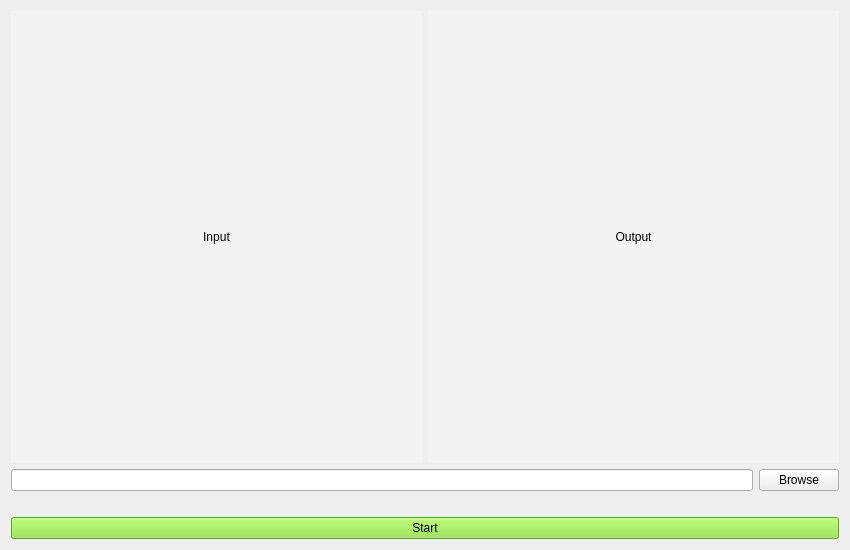
<?xml version="1.0" encoding="UTF-8"?>
<ui version="4.0">
 <class>FruitsDetection</class>
 <widget class="QWidget" name="FruitsDetection">
  <property name="geometry">
   <rect>
    <x>0</x>
    <y>0</y>
    <width>850</width>
    <height>550</height>
   </rect>
  </property>
  <property name="sizePolicy">
   <sizepolicy hsizetype="Fixed" vsizetype="Fixed">
    <horstretch>0</horstretch>
    <verstretch>0</verstretch>
   </sizepolicy>
  </property>
  <property name="minimumSize">
   <size>
    <width>850</width>
    <height>550</height>
   </size>
  </property>
  <property name="maximumSize">
   <size>
    <width>850</width>
    <height>550</height>
   </size>
  </property>
  <property name="windowTitle">
   <string>FruitsDetection</string>
  </property>
  <layout class="QGridLayout" name="gridLayout_4">
   <item row="6" column="0">
    <widget class="QPushButton" name="btn_start">
     <property name="styleSheet">
      <string notr="true">background-color: rgb(138, 226, 52);</string>
     </property>
     <property name="text">
      <string>Start</string>
     </property>
    </widget>
   </item>
   <item row="4" column="0">
    <layout class="QHBoxLayout" name="horizontalLayout_2">
     <item>
      <widget class="QLabel" name="lbl_input">
       <property name="sizePolicy">
        <sizepolicy hsizetype="Preferred" vsizetype="MinimumExpanding">
         <horstretch>0</horstretch>
         <verstretch>0</verstretch>
        </sizepolicy>
       </property>
       <property name="styleSheet">
        <string notr="true">background-color: rgb(243, 243, 243);</string>
       </property>
       <property name="text">
        <string>Input</string>
       </property>
       <property name="scaledContents">
        <bool>true</bool>
       </property>
       <property name="alignment">
        <set>Qt::AlignCenter</set>
       </property>
      </widget>
     </item>
     <item>
      <widget class="QLabel" name="lbl_output">
       <property name="styleSheet">
        <string notr="true">background-color: rgb(243, 243, 243);</string>
       </property>
       <property name="text">
        <string>Output</string>
       </property>
       <property name="scaledContents">
        <bool>true</bool>
       </property>
       <property name="alignment">
        <set>Qt::AlignCenter</set>
       </property>
      </widget>
     </item>
    </layout>
   </item>
   <item row="5" column="0">
    <layout class="QHBoxLayout">
     <property name="sizeConstraint">
      <enum>QLayout::SetMinAndMaxSize</enum>
     </property>
     <property name="bottomMargin">
      <number>20</number>
     </property>
     <item>
      <widget class="QLineEdit" name="txt_address">
       <property name="sizePolicy">
        <sizepolicy hsizetype="Expanding" vsizetype="Maximum">
         <horstretch>0</horstretch>
         <verstretch>0</verstretch>
        </sizepolicy>
       </property>
      </widget>
     </item>
     <item>
      <widget class="QPushButton" name="btn_browse">
       <property name="sizePolicy">
        <sizepolicy hsizetype="Minimum" vsizetype="Maximum">
         <horstretch>0</horstretch>
         <verstretch>0</verstretch>
        </sizepolicy>
       </property>
       <property name="text">
        <string>Browse</string>
       </property>
      </widget>
     </item>
    </layout>
   </item>
  </layout>
 </widget>
 <resources/>
 <connections/>
</ui>
